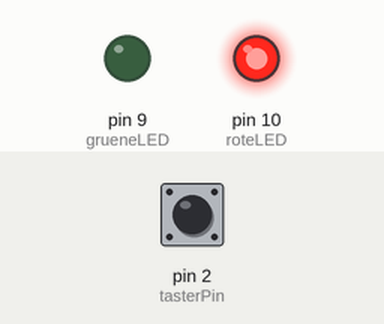
Recording of a sketch running on a simulated Arduino Uno, built with avr-gcc and run on an emulated ATmega328P. On the bench: output pins drawn as LEDs (lit = HIGH). The inputs (shaded band) are chosen by the test bench; at power-on: pin 2 (tasterPin) HIGH.

Above: at 1.2 s.
1.3 s: pin 2 (tasterPin) pulled LOW for 0.15 s
At 1.9 s:
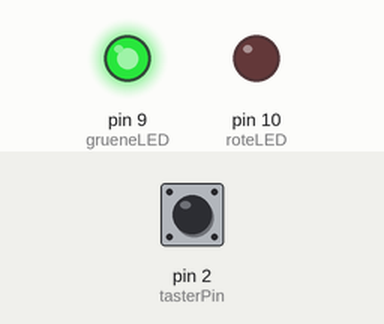
2.9 s: pin 2 (tasterPin) pulled LOW for 1 s
At 4.3 s:
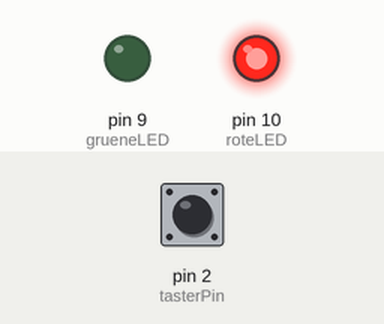
5.4 s: pin 2 (tasterPin) pulled LOW for 3.2 s
At 6.2 s:
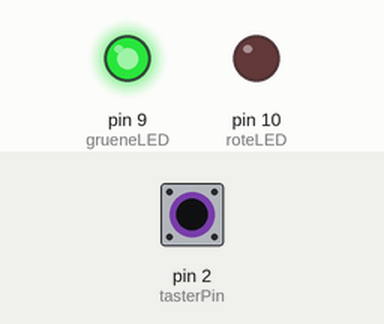
Timing chart, 0 to 8.4 s (numbered marks = the images above; inputs shaded):
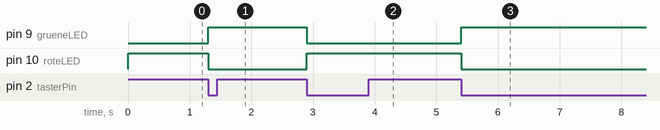

The sketch:

Uebung4_1.ino
```cpp
/*
  Flip Flop Übung
  schaltet mittels eines Tasters zwischen zwei LEDs hin und her

  Dieses Beispiel aus dem Fritzing Creator Kit: www.fritzing.org/creator-kit.
*/

int tasterPin=2;                       // Pin an dem der Taster angeschlossen ist
int grueneLED=9;                       // Pin an dem die grüne LED angeschlossen ist
int roteLED=10;                        // Pin an dem die rote LED angeschlossen ist

int zustand=1;                         // speichert den Zustand des Programmes : 1 = gruen, -1 = rot
boolean tasterAusgeloest=false;        // speichert, ob der Taster gerade gedrückt wurde

void setup(){
  pinMode(tasterPin, INPUT);           // Taster Pin wird als INPUT initialisiert
  pinMode(grueneLED, OUTPUT);          // LED Pin wird als OUTPUT initialisiert
  pinMode(roteLED, OUTPUT);            // LED Pin wird als OUTPUT initialisiert
}

void loop(){
  if ((digitalRead(tasterPin)==LOW)&&(tasterAusgeloest==false)){  // wenn der Taster gedrückt wird und tasterAusgeloest falsch ist
    tasterAusgeloest=true;             // diese Variable und die Abfrage in der letzten Zeile verhindern ein dauerndes Umschalten, probiere aus, was passiert, wenn Du diese Zeile weglässt
    zustand=zustand*-1;                // der Zustand wird umgekehrt
  }

  if (digitalRead(tasterPin)==HIGH){   // wenn der Taster nicht gedrückt wird
    tasterAusgeloest=false;            // wird tasterAusgelöst auf falsch gesetzt
  }

  if (zustand==-1){                    // wenn der Zustand -1 ist
    digitalWrite(grueneLED, HIGH);     // grüne LED einschalten
    digitalWrite(roteLED, LOW);        // rote LED abschalten
  } else {                             // sonst
    digitalWrite(grueneLED, LOW);      // grüne LED abschalten
    digitalWrite(roteLED, HIGH);       // rote LED einschalten
  }
}
```

Measured:
- after the input at 1.3 s, pin 9 (grueneLED): LOW → HIGH at once; pin 10 (roteLED): HIGH → LOW at once
- after the input at 2.9 s, pin 9 (grueneLED): HIGH → LOW at once; pin 10 (roteLED): LOW → HIGH at once
- after the input at 5.4 s, pin 9 (grueneLED): LOW → HIGH at once; pin 10 (roteLED): HIGH → LOW at once
